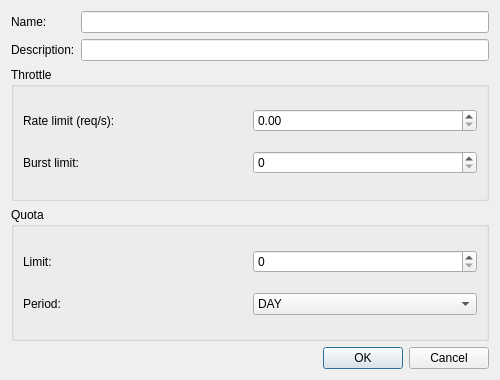
<?xml version="1.0" encoding="UTF-8"?>
<ui version="4.0">
 <class>UsagePlanDetailDialog</class>
 <widget class="QDialog" name="UsagePlanDetailDialog">
  <property name="geometry">
   <rect>
    <x>0</x>
    <y>0</y>
    <width>500</width>
    <height>380</height>
   </rect>
  </property>
  <property name="windowTitle">
   <string>Add Usage Plan</string>
  </property>
  <layout class="QVBoxLayout" name="verticalLayout">
   <item>
    <layout class="QGridLayout" name="gridLayout">
     <item row="0" column="0">
      <widget class="QLabel" name="nameLabel">
       <property name="text">
        <string>Name:</string>
       </property>
      </widget>
     </item>
     <item row="0" column="1">
      <widget class="QLineEdit" name="nameEdit"/>
     </item>
     <item row="1" column="0">
      <widget class="QLabel" name="descriptionLabel">
       <property name="text">
        <string>Description:</string>
       </property>
      </widget>
     </item>
     <item row="1" column="1">
      <widget class="QLineEdit" name="descriptionEdit"/>
     </item>
     <item row="2" column="0" colspan="2">
      <widget class="QGroupBox" name="throttleGroup">
       <property name="title">
        <string>Throttle</string>
       </property>
       <layout class="QGridLayout" name="throttleGridLayout">
        <item row="0" column="0">
         <widget class="QLabel" name="rateLimitLabel">
          <property name="text">
           <string>Rate limit (req/s):</string>
          </property>
         </widget>
        </item>
        <item row="0" column="1">
         <widget class="QDoubleSpinBox" name="rateLimitSpin">
          <property name="minimum">
           <double>0.000000000000000</double>
          </property>
          <property name="maximum">
           <double>1000000.000000000000000</double>
          </property>
          <property name="decimals">
           <number>2</number>
          </property>
         </widget>
        </item>
        <item row="1" column="0">
         <widget class="QLabel" name="burstLimitLabel">
          <property name="text">
           <string>Burst limit:</string>
          </property>
         </widget>
        </item>
        <item row="1" column="1">
         <widget class="QSpinBox" name="burstLimitSpin">
          <property name="minimum">
           <number>0</number>
          </property>
          <property name="maximum">
           <number>1000000</number>
          </property>
         </widget>
        </item>
       </layout>
      </widget>
     </item>
     <item row="3" column="0" colspan="2">
      <widget class="QGroupBox" name="quotaGroup">
       <property name="title">
        <string>Quota</string>
       </property>
       <layout class="QGridLayout" name="quotaGridLayout">
        <item row="0" column="0">
         <widget class="QLabel" name="quotaLimitLabel">
          <property name="text">
           <string>Limit:</string>
          </property>
         </widget>
        </item>
        <item row="0" column="1">
         <widget class="QSpinBox" name="quotaLimitSpin">
          <property name="minimum">
           <number>0</number>
          </property>
          <property name="maximum">
           <number>1000000000</number>
          </property>
         </widget>
        </item>
        <item row="1" column="0">
         <widget class="QLabel" name="quotaPeriodLabel">
          <property name="text">
           <string>Period:</string>
          </property>
         </widget>
        </item>
        <item row="1" column="1">
         <widget class="QComboBox" name="quotaPeriodCombo">
          <item>
           <property name="text">
            <string>DAY</string>
           </property>
          </item>
          <item>
           <property name="text">
            <string>WEEK</string>
           </property>
          </item>
          <item>
           <property name="text">
            <string>MONTH</string>
           </property>
          </item>
         </widget>
        </item>
       </layout>
      </widget>
     </item>
    </layout>
   </item>
   <item>
    <widget class="QDialogButtonBox" name="buttonBox">
     <property name="standardButtons">
      <set>QDialogButtonBox::StandardButton::Cancel|QDialogButtonBox::StandardButton::Ok</set>
     </property>
    </widget>
   </item>
  </layout>
 </widget>
 <tabstops>
  <tabstop>nameEdit</tabstop>
  <tabstop>descriptionEdit</tabstop>
  <tabstop>rateLimitSpin</tabstop>
  <tabstop>burstLimitSpin</tabstop>
  <tabstop>quotaLimitSpin</tabstop>
  <tabstop>quotaPeriodCombo</tabstop>
 </tabstops>
 <resources/>
 <connections/>
</ui>
